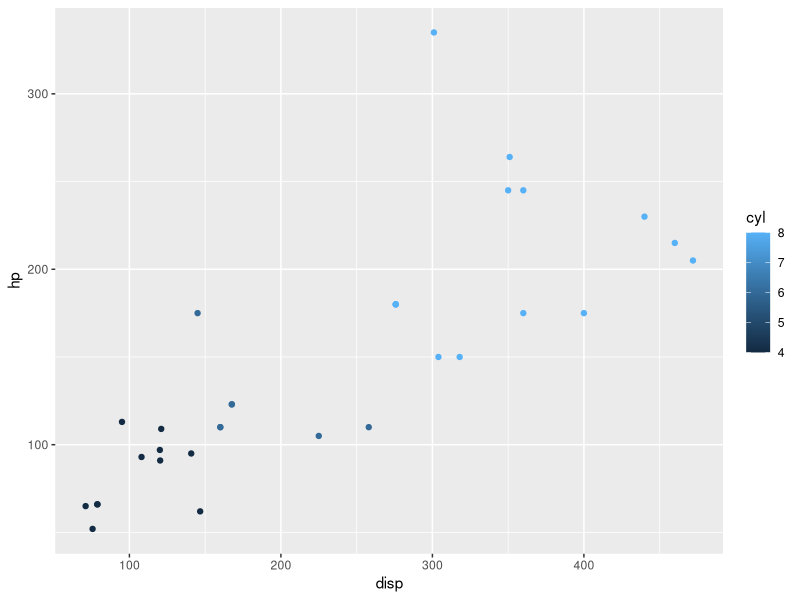

Here is the R script that generated this plot:
## ---- chunk 1
library(dplyr)
library(ggplot2)

data("mtcars")

glimpse(mtcars)

# Commit - 'Load libraries and load data'

mtcars_summary <- mtcars %>%
  group_by(cyl) %>% 
  summarise(mean_displ = mean(disp), 
            mean_hp = mean(hp))

# Commit - 'summarize disp and hp by cyl'

ggplot(mtcars, aes(x = disp, y = hp, colour = cyl)) + 
  geom_point()

# Commit - 'Sometimes a graph is more informative than a table'
